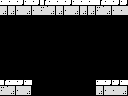

This game map was drawn from its Tiled (.tmx) file and the tilesets committed beside it. A one-line description and the full map source follow:
An orthogonal 16x12 tile map with 8x8 px tiles, 1 tile layer (Tile Layer 1) and 6 objects (2x item, 2x big-item, 2x 4x4-item).

<map version="1.0" orientation="orthogonal" renderorder="right-down" width="16" height="12" tilewidth="8" tileheight="8" nextobjectid="7">
 <properties>
  <property name="down" value="hole" />
 </properties>
 <tileset firstgid="1" name="tiles" tilewidth="8" tileheight="8" tilecount="256" columns="16">
  <image source="tiles.png" width="128" height="128" />
 </tileset>
 <layer name="Tile Layer 1" width="16" height="12">
  <data encoding="csv">
156,156,150,156,150,151,156,156,150,156,156,156,151,156,150,150,
152,152,153,152,153,153,152,152,153,152,152,152,153,152,153,153,
1,1,1,1,1,1,1,1,1,1,1,1,1,1,1,1,
1,1,1,1,1,1,1,1,1,1,1,1,1,1,1,1,
1,1,1,1,1,1,1,1,1,1,1,1,1,1,1,1,
1,1,1,1,1,1,1,1,1,1,1,1,1,1,1,1,
1,1,1,1,1,1,1,1,1,1,1,1,1,1,1,1,
1,1,1,1,1,1,1,1,1,1,1,1,1,1,1,1,
1,1,1,1,1,1,1,1,1,1,1,1,1,1,1,1,
1,1,1,1,1,1,1,1,1,1,1,1,1,1,1,1,
151,156,150,156,1,1,1,1,1,1,1,1,156,150,150,156,
153,152,153,152,1,1,1,1,1,1,1,1,152,153,153,152
</data>
 </layer>
 <objectgroup name="objects">
  <object id="1" type="item" x="96" y="64" width="16" height="16" />
  <object id="2" type="item" x="16" y="64" width="16" height="16" />
  <object id="3" type="big-item" x="96" y="56" width="32" height="24" />
  <object id="4" type="big-item" x="0" y="56" width="32" height="24" />
  <object id="5" type="4x4-item" x="96" y="48" width="32" height="32" />
  <object id="6" type="4x4-item" x="0" y="48" width="32" height="32" />
 </objectgroup>
</map>
